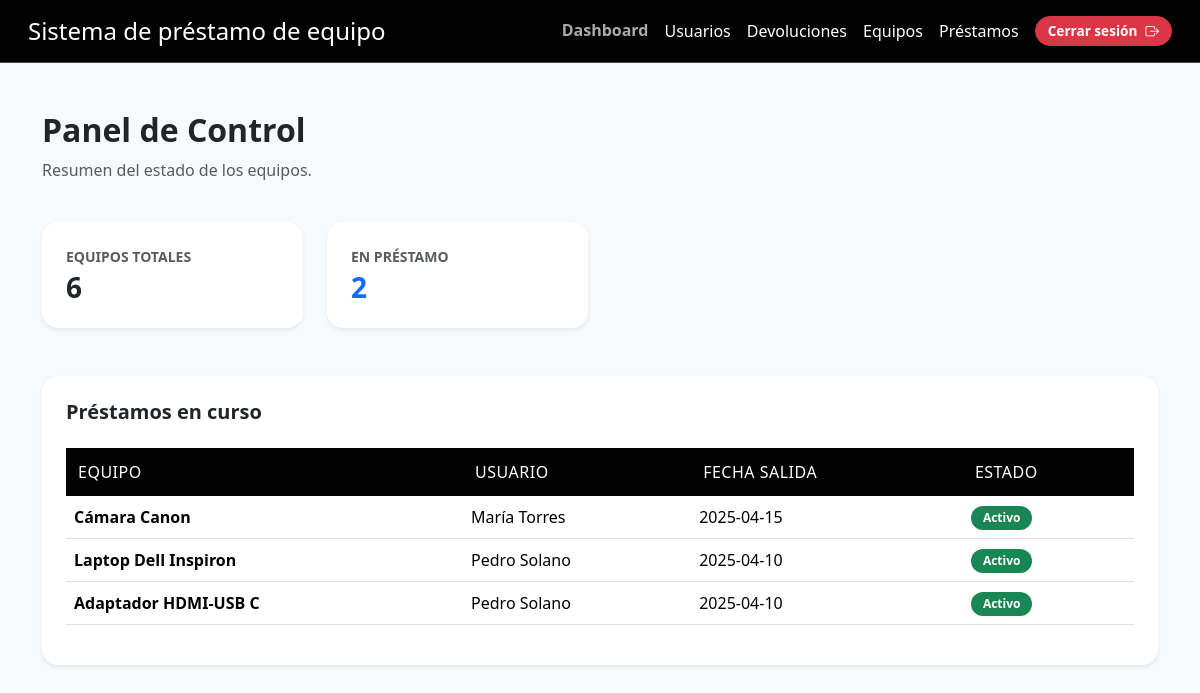
The app's page /index.php?action=dashboard (signed in), older data.
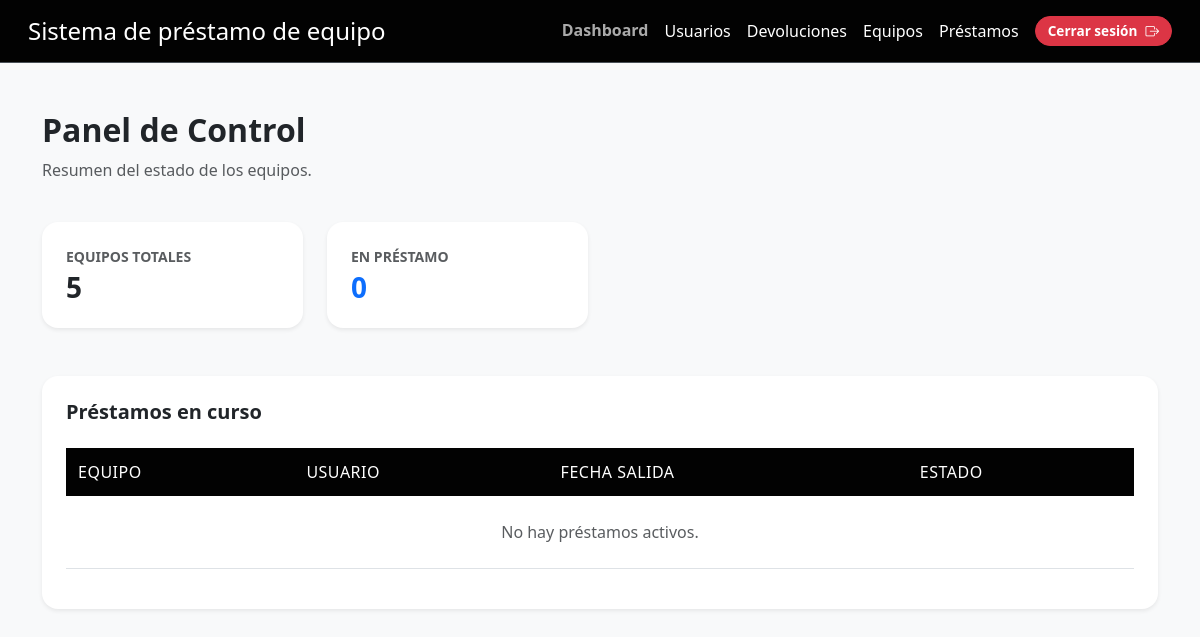
The same page, newer data.
### tables this page shows
CREATE TABLE Prestamos (
    id_prestamo     INT          NOT NULL AUTO_INCREMENT,
    id_usuario      INT          NOT NULL,
    fecha_prestamo  DATE         NOT NULL,
    fecha_devo_esti DATE         NOT NULL,
    fecha_devo_real DATE,
    estado          VARCHAR(50)  NOT NULL DEFAULT 'activo',  
    PRIMARY KEY (id_prestamo),
    CONSTRAINT fk_prestamo_usuario FOREIGN KEY (id_usuario) 
        REFERENCES Usuarios (id_usuarios)
);

CREATE TABLE Equipos_Inventario (
    id_equipo         INT          NOT NULL AUTO_INCREMENT,
    codigo_inventario VARCHAR(50)  NOT NULL UNIQUE,
    nombre            VARCHAR(50)  NOT NULL,
    marca             VARCHAR(50),
    marcamodelo       VARCHAR(50),
    numero_serie      VARCHAR(50),
    id_categoria      INT          NOT NULL,
    estado            VARCHAR(50)  NOT NULL DEFAULT 'disponible',
    PRIMARY KEY (id_equipo),
    CONSTRAINT fk_equipo_categoria FOREIGN KEY (id_categoria) 
        REFERENCES Categoria (id_categoria)
);

CREATE TABLE Usuarios (
    id_usuarios  INT          NOT NULL AUTO_INCREMENT,
    nombre       VARCHAR(50)  NOT NULL,
    cedula       VARCHAR(20)  NOT NULL UNIQUE,
    email        VARCHAR(50)  NOT NULL UNIQUE,
    telefono     VARCHAR(50),
    tipo_usuario VARCHAR(20)  NOT NULL,  
    estado       VARCHAR(50)  NOT NULL DEFAULT 'activo',
    PRIMARY KEY (id_usuarios)
);

### controllers/AuthController.php (called while the page is built, shortened)
<?php
class AuthController {
    public function mostrarDashboard() {
        $dbObj = new Database();
        $db = $dbObj->connect();
        $sqlTotal = "SELECT COUNT(*) as total FROM Equipos_Inventario";
        $resTotal = $db->query($sqlTotal);
        $totalEquipos = $resTotal->fetch_assoc()['total'];
        $sqlPrestados = "SELECT COUNT(*) as total FROM Equipos_Inventario WHERE estado = 'prestado'";
        $resPrestados = $db->query($sqlPrestados);
        $totalPrestados = $resPrestados->fetch_assoc()['total'];
        $sqlLista = "SELECT e.nombre as equipo, u.nombre as usuario, p.fecha_prestamo, p.estado
                     FROM Prestamos p
                     JOIN Usuarios u ON p.id_usuario = u.id_usuarios
                     JOIN Detalle_Prestamo dp ON p.id_prestamo = dp.id_prestamo
                     JOIN Equipos_Inventario e ON dp.id_equipo = e.id_equipo
                     WHERE p.estado = 'activo'
                     ORDER BY p.fecha_prestamo DESC";
        $resLista = $db->query($sqlLista);
        $listaPrestamos = [];
        while ($fila = $resLista->fetch_assoc()) {
            $listaPrestamos[] = $fila;
        }
        $datos = [
            'total_equipos' => $totalEquipos,
            'prestados' => $totalPrestados,
            'lista_prestamos' => $listaPrestamos
        ];
        include __DIR__ . '/../views/dashboard.php';
    }
}

### views/dashboard.php (the view, shortened to what the changed rows need)
<!DOCTYPE html>
<html lang="es">
<head>
    <link href="https://cdn.jsdelivr.net/npm/bootstrap@5.3.2/dist/css/bootstrap.min.css" rel="stylesheet">
    <link href="https://cdn.jsdelivr.net/npm/bootstrap-icons@1.11.3/font/bootstrap-icons.css" rel="stylesheet">
    <link href="public/css/styles.css" rel="stylesheet">
</head>
<body>
<header>
    <nav class="navbar bg-dark border-bottom border-body p-3" data-bs-theme="dark">
        <div class="container-fluid d-flex justify-content-between align-items-center">
            <h1 class="h4 text-white m-0">Sistema de préstamo de equipo</h1>
            <ul class="d-flex align-items-center list-unstyled m-0 gap-3">
                <li><a href="index.php?action=dashboard" class="nav-link text-white active fw-bold">Dashboard</a></li>
                <li><a href="index.php?action=usuarios" class="nav-link text-white">Usuarios</a></li>
                <li><a href="index.php?action=devoluciones" class="nav-link text-white">Devoluciones</a></li>
                <li><a href="index.php?action=equipos" class="nav-link text-white">Equipos</a></li>
                <li><a href="index.php?action=prestamos" class="nav-link text-white">Préstamos</a></li>
                <li>
                    <a href="index.php?action=logout" class="btn btn-danger btn-sm d-flex align-items-center gap-2">
                        <span>Cerrar sesión</span>
                        <i class="bi bi-box-arrow-right"></i>
                    </a>
                </li>
            </ul>
        </div>
    </nav>
</header>
<main class="container mt-5">
    <div class="row mb-4">
        <div class="col">
            <h2 class="fw-bold">Panel de Control</h2>
            <p class="text-muted">Resumen del estado de los equipos.</p>
        </div>
    </div>
    <div class="row g-4">
        <div class="col-md-3">
            <div class="card bg-white p-4 shadow-sm border-0 h-100">
                <p class="text-muted small fw-bold mb-1">EQUIPOS TOTALES</p>
                <h3 class="fw-bold mb-0"><?= $datos['total_equipos']; ?></h3>
            </div>
        </div>
        <div class="col-md-3">
            <div class="card bg-white p-4 shadow-sm border-0 h-100">
                <p class="text-muted small fw-bold mb-1">EN PRÉSTAMO</p>
                <h3 class="fw-bold mb-0 text-primary"><?= $datos['prestados']; ?></h3>
            </div>
        </div>
    </div>
    <div class="card bg-white mt-5 p-4 shadow-sm border-0">
        <h5 class="fw-bold mb-4">Préstamos en curso</h5>
        <div class="table-responsive">
            <table class="table align-middle table-hover">
                <thead class="table-dark">
                    <tr>
                        <th>EQUIPO</th>
                        <th>USUARIO</th>
                        <th>FECHA SALIDA</th>
                        <th>ESTADO</th>
                    </tr>
                </thead>
                <tbody>
                    <?php if (!empty($datos['lista_prestamos'])): ?>
                        <?php foreach ($datos['lista_prestamos'] as $p): ?>
                            <tr>
                                <td><strong><?= htmlspecialchars($p['equipo']); ?></strong></td>
                                <td><?= htmlspecialchars($p['usuario']); ?></td>
                                <td><?= $p['fecha_prestamo']; ?></td>
                                <td><span class="badge bg-success">Activo</span></td>
                            </tr>
                        <?php endforeach; ?>
                    <?php else: ?>
                        <tr>
                            <td colspan="4" class="text-center py-4 text-muted">No hay préstamos activos.</td>
                        </tr>
                    <?php endif; ?>
                </tbody>
            </table>
        </div>
    </div>
</main>
</body>
</html>

Row changes from the older to the newer data that the page shows:
removed prestamos: equipos_inventario.nombre "Cámara Canon", id_usuario.nombre "María Torres", fecha_prestamo "2025-04-15"
removed prestamos: equipos_inventario.nombre "Laptop Dell Inspiron", id_usuario.nombre "Pedro Solano", fecha_prestamo "2025-04-10", equipos_inventario.nombre "Adaptador HDMI-USB C"
Text that changed along with them:
$datos['total_equipos']: "6" → "5"
$datos['prestados']: "2" → "0"
text now shown: "No hay préstamos activos."
